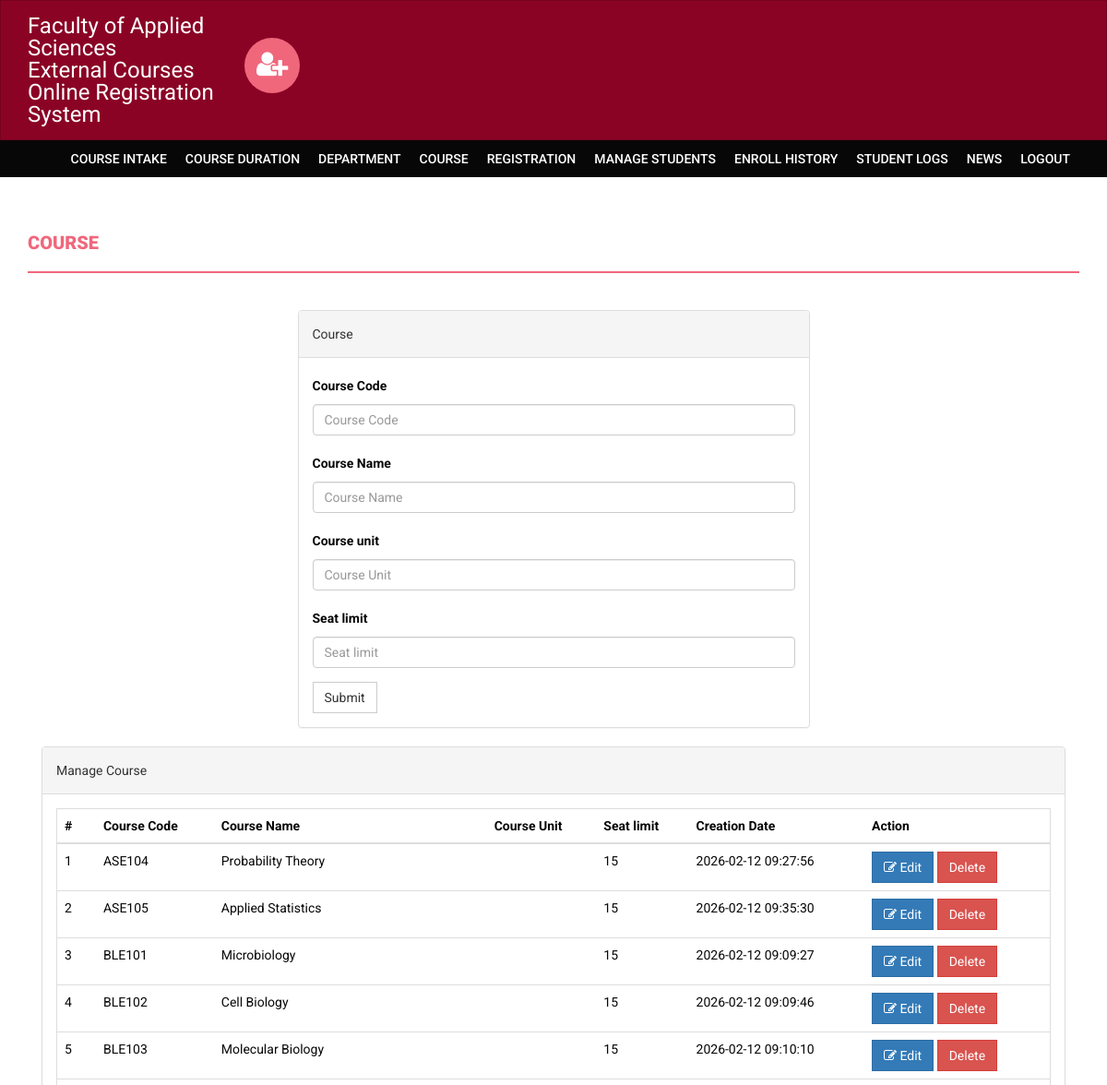
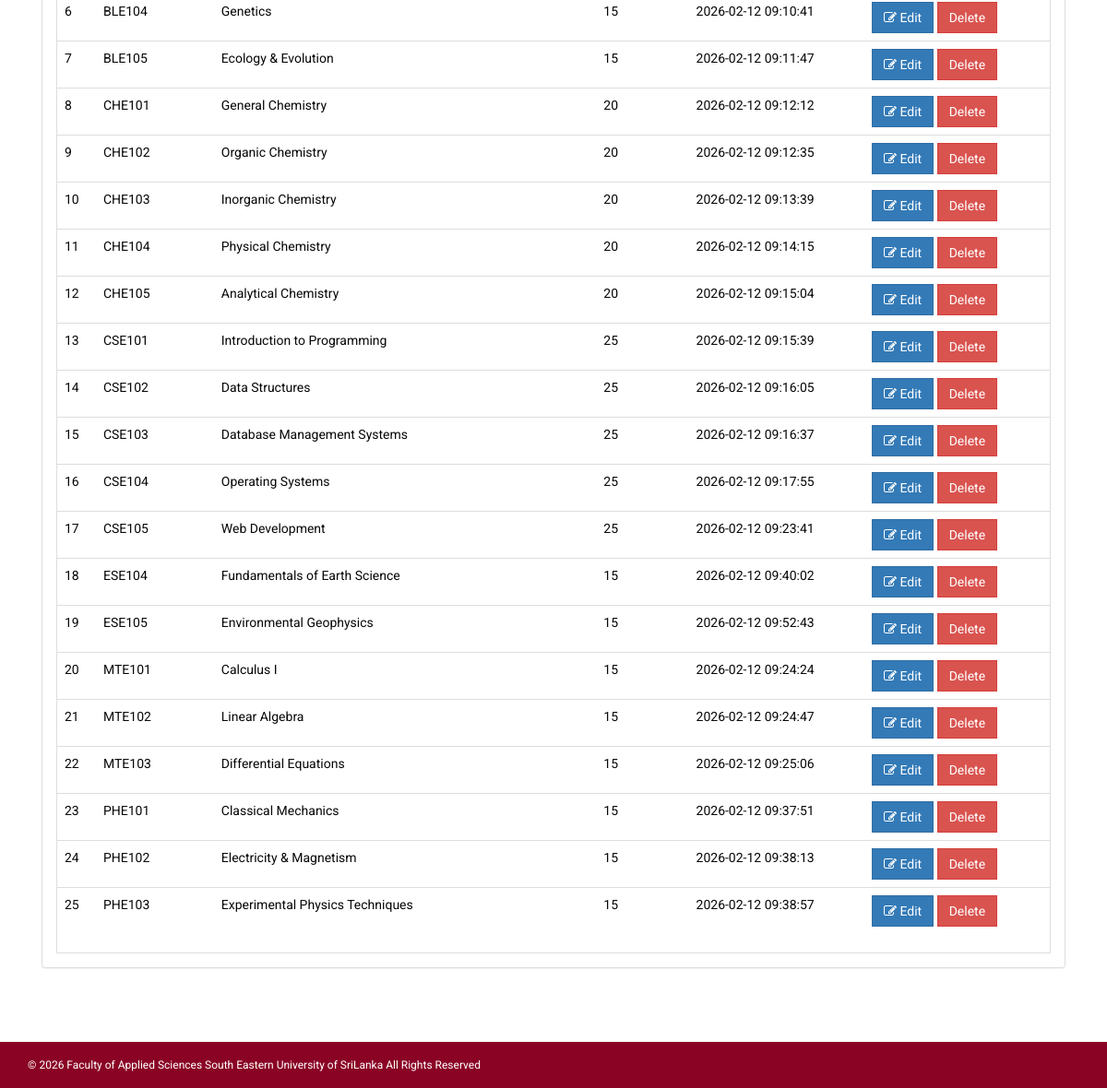
/onlinecourse/admin/course.php (signed in), run on the app's committed database (2 pictures, top to bottom).
### tables this page shows
CREATE TABLE `course` (
  `departmentId` varchar(255) DEFAULT NULL,
  `courseCode` varchar(255) NOT NULL,
  `courseName` varchar(255) DEFAULT NULL,
  `noofSeats` int(11) DEFAULT NULL,
  `creationDate` timestamp NULL DEFAULT current_timestamp(),
  `updationDate` varchar(255) DEFAULT NULL
);

### onlinecourse/admin/course.php (the view, shortened to what this page needs)
<?php
if(strlen($_SESSION['alogin'])==0)
    {
header('location:index.php');
}
else{
?>
<!DOCTYPE html>
<html xmlns="http://www.w3.org/1999/xhtml">
<head>
    <link href="../assets/css/bootstrap.css" rel="stylesheet" />
    <link href="../assets/css/font-awesome.css" rel="stylesheet" />
    <link href="../assets/css/style.css" rel="stylesheet" />
</head>
<body>
<?php include('includes/header.php');?>
<?php if($_SESSION['alogin']!="")
{
 include('includes/menubar.php');
}
 ?>
    <div class="content-wrapper">
        <div class="container">
              <div class="row">
                    <div class="col-md-12">
                        <h1 class="page-head-line">Course  </h1>
                    </div>
                </div>
                <div class="row" >
                  <div class="col-md-3"></div>
                    <div class="col-md-6">
                        <div class="panel panel-default">
                        <div class="panel-heading">
                           Course
                        </div>
                        <div class="panel-body">
                       <form name="dept" method="post">
   <div class="form-group">
    <label for="coursecode">Course Code  </label>
    <input type="text" class="form-control" id="coursecode" name="coursecode" placeholder="Course Code" required />
  </div>
 <div class="form-group">
    <label for="coursename">Course Name  </label>
    <input type="text" class="form-control" id="coursename" name="coursename" placeholder="Course Name" required />
  </div>
<div class="form-group">
    <label for="courseunit">Course unit  </label>
    <input type="text" class="form-control" id="courseunit" name="courseunit" placeholder="Course Unit" required />
  </div>
<div class="form-group">
    <label for="seatlimit">Seat limit  </label>
    <input type="text" class="form-control" id="seatlimit" name="seatlimit" placeholder="Seat limit" required />
  </div>
 <button type="submit" name="submit" class="btn btn-default">Submit</button>
</form>
                            </div>
                            </div>
                    </div>
                </div>
                <div class="col-md-12">
                    <div class="panel panel-default">
                        <div class="panel-heading">
                            Manage Course
                        </div>
                        <div class="panel-body">
                            <div class="table-responsive table-bordered">
                                <table class="table">
                                    <thead>
                                        <tr>
                                            <th>#</th>
                                            <th>Course Code</th>
                                            <th>Course Name </th>
                                            <th>Course Unit</th>
                                            <th>Seat limit</th>
                                             <th>Creation Date</th>
                                             <th>Action</th>
                                        </tr>
                                    </thead>
                                    <tbody>
<?php
$sql=mysqli_query($con,"select * from course");
$cnt=1;
while($row=mysqli_fetch_array($sql))
{
?>
                                        <tr>
                                            <td><?php echo $cnt;?></td>
                                            <td><?php echo htmlentities($row['courseCode']);?></td>
                                            <td><?php echo htmlentities($row['courseName']);?></td>
                                            <td><?php echo htmlentities($row['courseUnit']);?></td>
                                             <td><?php echo htmlentities($row['noofSeats']);?></td>
                                            <td><?php echo htmlentities($row['creationDate']);?></td>
                                            <td>
                                            <a href="edit-course.php?id=<?php echo $row['id']?>">
<button class="btn btn-primary"><i class="fa fa-edit "></i> Edit</button> </a>
  <a href="course.php?id=<?php echo $row['id']?>&del=delete" onClick="return confirm('Are you sure you want to delete?')">
                                            <button class="btn btn-danger">Delete</button>
</a>
                                            </td>
                                        </tr>
<?php
$cnt++;
} ?>
                                    </tbody>
                                </table>
                            </div>
                        </div>
                    </div>
                </div>
            </div>
        </div>
  <?php include('includes/footer.php');?>
</body>
</html>
<?php } ?>

### onlinecourse/admin/includes/header.php (shortened to what this page needs)
    <div class="navbar navbar-inverse set-radius-zero">
        <div class="container">
            <div class="navbar-header">
                 <a class="navbar-brand" href="#" style="color:#fff; font-size:24px;4px; line-height:24px; ">
                   Faculty of Applied Sciences<br>
External Courses Online Registration System
                </a>
            </div>
            <div class="left-div">
                <i class="fa fa-user-plus login-icon" ></i>
        </div>
            </div>
        </div>

### onlinecourse/admin/includes/menubar.php
<section class="menu-section">
        <div class="container">
            <div class="row">
                <div class="col-md-12">
                    <div class="navbar-collapse collapse ">
                        <ul id="menu-top" class="nav navbar-nav navbar-right">
                            <li><a href="session.php">Course Intake</a></li>
                            <li><a href="semester.php">Course Duration </a></li>
                            <li><a   href="department_fixed.php">Department</a></li>
                             <li><a href="course_fixed.php">Course</a></li>
                              <li><a href="student-registration.php">Registration</a></li>
                               <li><a href="manage-students.php">Manage Students</a></li>
                               <li><a href="enroll-history.php">Enroll History</a></li>
                               <li><a href="user-log.php">Student Logs </a></li>
                                <li><a href="news.php">News </a></li>
                            <li><a href="logout.php">Logout</a></li>
                        </ul>
                    </div>
                </div>
            </div>
        </div>
    </section>

### onlinecourse/admin/includes/footer.php
<footer>
        <div class="container">
            <div class="row">
                <div class="col-md-12">
                     © 2026 Faculty of Applied Sciences
South Eastern University of SriLanka
All Rights Reserved
                </div>
            </div>
        </div>
    </footer>

### onlinecourse/assets/css/style.css (style rules this page uses)
body { font-family: 'Roboto', sans-serif; line-height: 30px; }
.set-radius-zero { border-radius: 0px; -moz-border-radius: 0px; -webkit-border-radius: 0px; }
.content-wrapper { margin-top: 40px; min-height: 600px; padding-bottom: 60px; }
.page-head-line { font-weight: 900; padding-bottom: 20px; border-bottom: 2px solid #F0677C; text-transform: uppercase; color: #F0677C; font-size: 20px; margin-bottom: 40px; }
.btn { border-radius: 0px; -webkit-border-radius: 0px; -moz-border-radius: 0px; }
.login-icon { height: 60px; width: 60px; padding: 13px; border-radius: 50%; font-size: 30px; margin-bottom: 20px; color: #fff; text-align: center; cursor:pointer; background-color:#F0677C; -webkit-border-radius:50%; -moz-border-radius:50%; }
.left-div { padding-left: 30px; margin-top: 40px; margin-bottom: 30px; }
.navbar-brand { width: 250px; padding-top: 15px; }
.menu-section { background-color: #080707; }
#menu-top a { color: #FFF; text-decoration: none; font-weight: 500; padding: 10px 10px 10px 10px; text-transform: uppercase; }
.navbar-inverse { background-color: #C36464; border-color: transparent; }
.navbar { margin-bottom: 0px; }
footer { padding: 10px; color: #fff; font-size: 12px; background-color: #8a0325; }
.navbar-inverse { background-color: #8a0325 !important; border-color: #76021f !important; }
.navbar, .menu-section { position: relative; z-index: 10; }

### data on the page
course: courseCode "ASE104", courseName "Probability Theory", noofSeats "15", creationDate "2026-02-12 09:27:56"
course: courseCode "ASE105", courseName "Applied Statistics", noofSeats "15", creationDate "2026-02-12 09:35:30"
course: courseCode "BLE101", courseName "Microbiology", noofSeats "15", creationDate "2026-02-12 09:09:27"
course: courseCode "BLE102", courseName "Cell Biology", noofSeats "15", creationDate "2026-02-12 09:09:46"
course: courseCode "BLE103", courseName "Molecular Biology", noofSeats "15", creationDate "2026-02-12 09:10:10"
course: courseCode "BLE104", courseName "Genetics", noofSeats "15", creationDate "2026-02-12 09:10:41"
course: courseCode "BLE105", courseName "Ecology & Evolution", noofSeats "15", creationDate "2026-02-12 09:11:47"
course: courseCode "CHE101", courseName "General Chemistry", noofSeats "20", creationDate "2026-02-12 09:12:12"
course: courseCode "CHE102", courseName "Organic Chemistry", noofSeats "20", creationDate "2026-02-12 09:12:35"
course: courseCode "CHE103", courseName "Inorganic Chemistry", noofSeats "20", creationDate "2026-02-12 09:13:39"
course: courseCode "CHE104", courseName "Physical Chemistry", noofSeats "20", creationDate "2026-02-12 09:14:15"
course: courseCode "CHE105", courseName "Analytical Chemistry", noofSeats "20", creationDate "2026-02-12 09:15:04"
course: courseCode "CSE101", courseName "Introduction to Programming", noofSeats "25", creationDate "2026-02-12 09:15:39"
course: courseCode "CSE102", courseName "Data Structures", noofSeats "25", creationDate "2026-02-12 09:16:05"
course: courseCode "CSE103", courseName "Database Management Systems", noofSeats "25", creationDate "2026-02-12 09:16:37"
course: courseCode "CSE104", courseName "Operating Systems", noofSeats "25", creationDate "2026-02-12 09:17:55"
course: courseCode "CSE105", courseName "Web Development", noofSeats "25", creationDate "2026-02-12 09:23:41"
course: courseCode "ESE104", courseName "Fundamentals of Earth Science", noofSeats "15", creationDate "2026-02-12 09:40:02"
course: courseCode "ESE105", courseName "Environmental Geophysics", noofSeats "15", creationDate "2026-02-12 09:52:43"
course: courseCode "MTE101", courseName "Calculus I", noofSeats "15", creationDate "2026-02-12 09:24:24"
course: courseCode "MTE102", courseName "Linear Algebra", noofSeats "15", creationDate "2026-02-12 09:24:47"
course: courseCode "MTE103", courseName "Differential Equations", noofSeats "15", creationDate "2026-02-12 09:25:06"
course: courseCode "PHE101", courseName "Classical Mechanics", noofSeats "15", creationDate "2026-02-12 09:37:51"
course: courseCode "PHE102", courseName "Electricity & Magnetism", noofSeats "15", creationDate "2026-02-12 09:38:13"
course: courseCode "PHE103", courseName "Experimental Physics Techniques", noofSeats "15", creationDate "2026-02-12 09:38:57"
